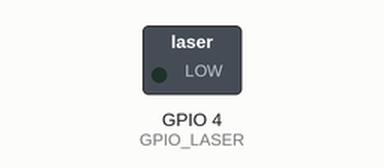
Recording of a program running on a simulated Raspberry Pi (BCM pin numbers). Parts: switched loads named in the program (green lamp = pin HIGH). Dashed ring = blinking.

Above: at 0.5 s.
Timing chart, 0 to 4.6 s (numbered marks = the images above):
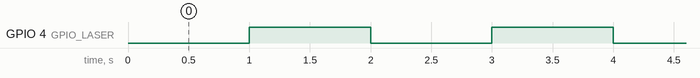

Measured:
- by itself, GPIO 4 (GPIO_LASER): alternates HIGH for 1.0 s and LOW for 1.0 s

The program:

test.py
```python
#!/usr/bin/python
import sys
import RPi.GPIO as GPIO
import time

if  __name__ ==  "__main__" :
    GPIO_LASER = 4
    GPIO.setmode(GPIO.BCM)
    GPIO.setup(GPIO_LASER, GPIO.OUT)

    delay = float(sys.argv[1]) if len(sys.argv) > 1 else 1

    while 1:
        GPIO.output(GPIO_LASER, False)
        time.sleep(delay)
        GPIO.output(GPIO_LASER, True)
        time.sleep(delay)
```
